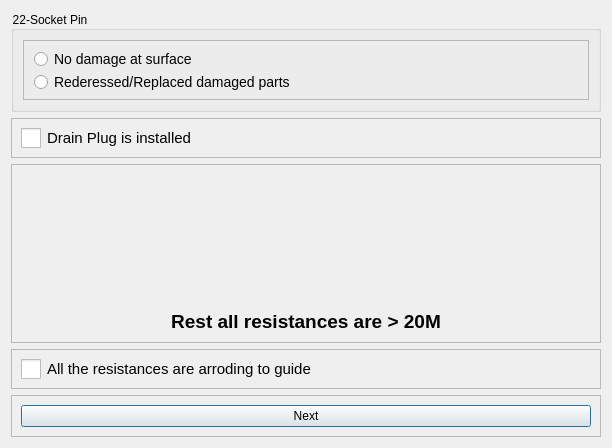
<?xml version="1.0" encoding="UTF-8"?>
<ui version="4.0">
 <class>Dialog</class>
 <widget class="QDialog" name="Dialog">
  <property name="geometry">
   <rect>
    <x>0</x>
    <y>0</y>
    <width>608</width>
    <height>448</height>
   </rect>
  </property>
  <property name="windowTitle">
   <string>Dialog</string>
  </property>
  <layout class="QVBoxLayout" name="verticalLayout_2">
   <item>
    <widget class="QGroupBox" name="groupBox_4">
     <property name="styleSheet">
      <string notr="true">QGroupBox::title {
    font-size: 16px;
}
</string>
     </property>
     <property name="title">
      <string>22-Socket Pin</string>
     </property>
     <property name="checkable">
      <bool>false</bool>
     </property>
     <property name="checked">
      <bool>false</bool>
     </property>
     <layout class="QVBoxLayout" name="verticalLayout_7">
      <item>
       <widget class="QFrame" name="Radio_Frame_4">
        <property name="frameShape">
         <enum>QFrame::Shape::StyledPanel</enum>
        </property>
        <property name="frameShadow">
         <enum>QFrame::Shadow::Raised</enum>
        </property>
        <layout class="QVBoxLayout" name="verticalLayout_8">
         <item>
          <widget class="QRadioButton" name="radioButton_10">
           <property name="styleSheet">
            <string notr="true">QRadioButton{
    font-size: 14px; /* Larger text */
}
QRadioButton::indicator {
    width: 15px; /* Larger checkbox square */
    height: 15px; /* Larger checkbox square */
}</string>
           </property>
           <property name="text">
            <string>No damage at surface</string>
           </property>
          </widget>
         </item>
         <item>
          <widget class="QRadioButton" name="radioButton_11">
           <property name="styleSheet">
            <string notr="true">QRadioButton{
    font-size: 14px; /* Larger text */
}
QRadioButton::indicator {
    width: 15px; /* Larger checkbox square */
    height: 15px; /* Larger checkbox square */
}</string>
           </property>
           <property name="text">
            <string>Rederessed/Replaced damaged parts</string>
           </property>
          </widget>
         </item>
        </layout>
       </widget>
      </item>
     </layout>
    </widget>
   </item>
   <item>
    <widget class="QFrame" name="frame_2">
     <property name="frameShape">
      <enum>QFrame::Shape::StyledPanel</enum>
     </property>
     <property name="frameShadow">
      <enum>QFrame::Shadow::Raised</enum>
     </property>
     <layout class="QVBoxLayout" name="verticalLayout_4">
      <item>
       <widget class="QCheckBox" name="checkBox_1">
        <property name="enabled">
         <bool>true</bool>
        </property>
        <property name="styleSheet">
         <string notr="true">QCheckBox {
    font-size: 15px; /* Larger text */
}
QCheckBox::indicator {
    width: 20px; /* Larger checkbox square */
    height: 20px; /* Larger checkbox square */
}</string>
        </property>
        <property name="text">
         <string>Drain Plug is installed</string>
        </property>
       </widget>
      </item>
     </layout>
    </widget>
   </item>
   <item>
    <widget class="QFrame" name="frame">
     <property name="frameShape">
      <enum>QFrame::Shape::StyledPanel</enum>
     </property>
     <property name="frameShadow">
      <enum>QFrame::Shadow::Raised</enum>
     </property>
     <layout class="QVBoxLayout" name="verticalLayout">
      <item>
       <widget class="QLabel" name="label">
        <property name="minimumSize">
         <size>
          <width>570</width>
          <height>130</height>
         </size>
        </property>
        <property name="maximumSize">
         <size>
          <width>570</width>
          <height>130</height>
         </size>
        </property>
        <property name="text">
         <string/>
        </property>
        <property name="pixmap">
         <pixmap resource="../../Images.qrc">:/Images/Icons/Img_22.png</pixmap>
        </property>
        <property name="scaledContents">
         <bool>true</bool>
        </property>
       </widget>
      </item>
      <item>
       <widget class="QLabel" name="label_2">
        <property name="text">
         <string>&lt;html&gt;&lt;head/&gt;&lt;body&gt;&lt;p align=&quot;center&quot;&gt;&lt;span style=&quot; font-size:14pt; font-weight:700;&quot;&gt;Rest all resistances are &amp;gt; 20M&lt;/span&gt;&lt;/p&gt;&lt;/body&gt;&lt;/html&gt;</string>
        </property>
       </widget>
      </item>
     </layout>
    </widget>
   </item>
   <item>
    <widget class="QFrame" name="frame_3">
     <property name="frameShape">
      <enum>QFrame::Shape::StyledPanel</enum>
     </property>
     <property name="frameShadow">
      <enum>QFrame::Shadow::Raised</enum>
     </property>
     <layout class="QVBoxLayout" name="verticalLayout_5">
      <item>
       <widget class="QCheckBox" name="checkBox_2">
        <property name="enabled">
         <bool>true</bool>
        </property>
        <property name="styleSheet">
         <string notr="true">QCheckBox {
    font-size: 15px; /* Larger text */
}
QCheckBox::indicator {
    width: 20px; /* Larger checkbox square */
    height: 20px; /* Larger checkbox square */
}</string>
        </property>
        <property name="text">
         <string>All the resistances are arroding to guide</string>
        </property>
       </widget>
      </item>
     </layout>
    </widget>
   </item>
   <item>
    <widget class="QFrame" name="frame_5">
     <property name="frameShape">
      <enum>QFrame::Shape::StyledPanel</enum>
     </property>
     <property name="frameShadow">
      <enum>QFrame::Shadow::Raised</enum>
     </property>
     <layout class="QVBoxLayout" name="verticalLayout_3">
      <item>
       <widget class="QPushButton" name="pushButton">
        <property name="text">
         <string>Next</string>
        </property>
       </widget>
      </item>
     </layout>
    </widget>
   </item>
  </layout>
 </widget>
 <resources>
  <include location="../../Images.qrc"/>
 </resources>
 <connections/>
</ui>
